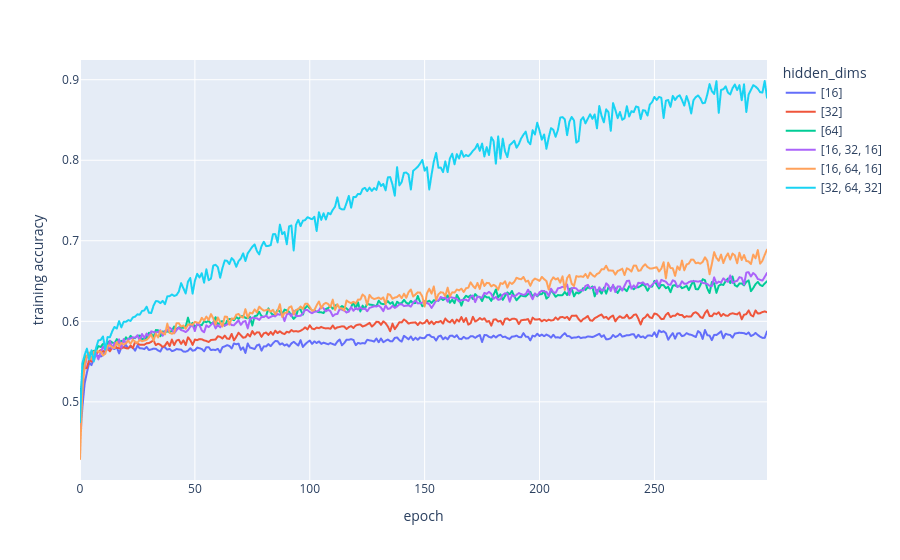
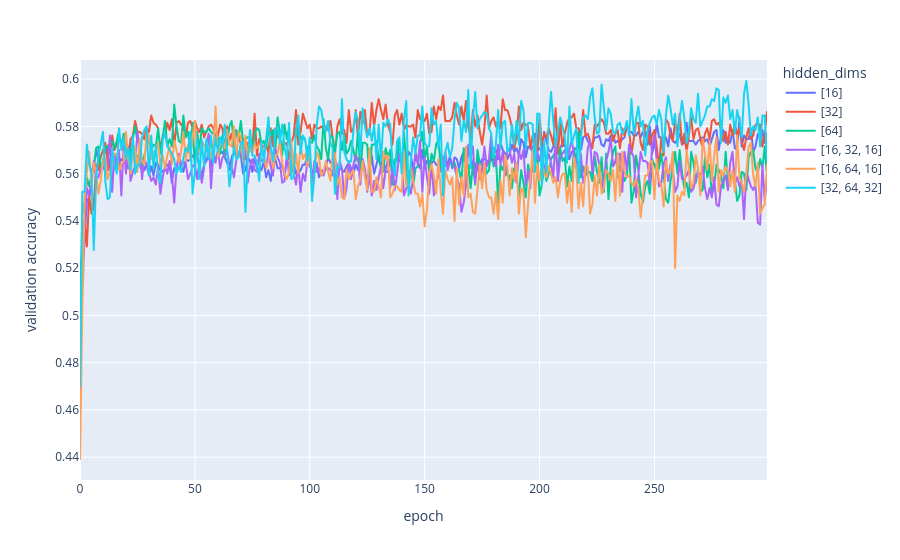

The code cell stored with these charts, in order, in its notebook:
### Code cell
train_and_plot(
    [
        {"hidden_dims": [16]},
        {"hidden_dims": [32]},
        {"hidden_dims": [64]},
        {"hidden_dims": [16, 32, 16]},
        {"hidden_dims": [16, 64, 16]},
        {"hidden_dims": [32, 64, 32]}
    ],
    "hidden_dims"
)

### Figure 1 — Plotly figure (JSON) as saved in the notebook; plotly's stock layout.template omitted (floating-point values rounded to 4 significant figures; data arrays with more than 128 entries replaced by an {"elided": "..."} marker saying what was removed)
{"data": [{"hovertemplate": "hidden_dims=[16]<br>epoch=%{x}<br>training accuracy=%{y}<extra></extra>", "legendgroup": "[16]", "line": {"color": "#636efa", "dash": "solid"}, "marker": {"symbol": "circle"}, "mode": "lines", "name": "[16]", "showlegend": true, "type": "scattergl", "x": {"elided": "300 int values"}, "xaxis": "x", "y": {"elided": "300 float values"}, "yaxis": "y"}, {"hovertemplate": "hidden_dims=[32]<br>epoch=%{x}<br>training accuracy=%{y}<extra></extra>", "legendgroup": "[32]", "line": {"color": "#EF553B", "dash": "solid"}, "marker": {"symbol": "circle"}, "mode": "lines", "name": "[32]", "showlegend": true, "type": "scattergl", "x": {"elided": "300 int values"}, "xaxis": "x", "y": {"elided": "300 float values"}, "yaxis": "y"}, {"hovertemplate": "hidden_dims=[64]<br>epoch=%{x}<br>training accuracy=%{y}<extra></extra>", "legendgroup": "[64]", "line": {"color": "#00cc96", "dash": "solid"}, "marker": {"symbol": "circle"}, "mode": "lines", "name": "[64]", "showlegend": true, "type": "scattergl", "x": {"elided": "300 int values"}, "xaxis": "x", "y": {"elided": "300 float values"}, "yaxis": "y"}, {"hovertemplate": "hidden_dims=[16, 32, 16]<br>epoch=%{x}<br>training accuracy=%{y}<extra></extra>", "legendgroup": "[16, 32, 16]", "line": {"color": "#ab63fa", "dash": "solid"}, "marker": {"symbol": "circle"}, "mode": "lines", "name": "[16, 32, 16]", "showlegend": true, "type": "scattergl", "x": {"elided": "300 int values"}, "xaxis": "x", "y": {"elided": "300 float values"}, "yaxis": "y"}, {"hovertemplate": "hidden_dims=[16, 64, 16]<br>epoch=%{x}<br>training accuracy=%{y}<extra></extra>", "legendgroup": "[16, 64, 16]", "line": {"color": "#FFA15A", "dash": "solid"}, "marker": {"symbol": "circle"}, "mode": "lines", "name": "[16, 64, 16]", "showlegend": true, "type": "scattergl", "x": {"elided": "300 int values"}, "xaxis": "x", "y": {"elided": "300 float values"}, "yaxis": "y"}, {"hovertemplate": "hidden_dims=[32, 64, 32]<br>epoch=%{x}<br>training accuracy=%{y}<extra></extra>", "legendgroup": "[32, 64, 32]", "line": {"color": "#19d3f3", "dash": "solid"}, "marker": {"symbol": "circle"}, "mode": "lines", "name": "[32, 64, 32]", "showlegend": true, "type": "scattergl", "x": {"elided": "300 int values"}, "xaxis": "x", "y": {"elided": "300 float values"}, "yaxis": "y"}], "layout": {"legend": {"title": {"text": "hidden_dims"}, "tracegroupgap": 0}, "margin": {"t": 60}, "xaxis": {"anchor": "y", "domain": [0, 1], "title": {"text": "epoch"}}, "yaxis": {"anchor": "x", "domain": [0, 1], "title": {"text": "training accuracy"}}}}

### Figure 2 — Plotly figure (JSON) as saved in the notebook; plotly's stock layout.template omitted (floating-point values rounded to 4 significant figures; data arrays with more than 128 entries replaced by an {"elided": "..."} marker saying what was removed)
{"data": [{"hovertemplate": "hidden_dims=[16]<br>epoch=%{x}<br>validation accuracy=%{y}<extra></extra>", "legendgroup": "[16]", "line": {"color": "#636efa", "dash": "solid"}, "marker": {"symbol": "circle"}, "mode": "lines", "name": "[16]", "showlegend": true, "type": "scattergl", "x": {"elided": "300 int values"}, "xaxis": "x", "y": {"elided": "300 float values"}, "yaxis": "y"}, {"hovertemplate": "hidden_dims=[32]<br>epoch=%{x}<br>validation accuracy=%{y}<extra></extra>", "legendgroup": "[32]", "line": {"color": "#EF553B", "dash": "solid"}, "marker": {"symbol": "circle"}, "mode": "lines", "name": "[32]", "showlegend": true, "type": "scattergl", "x": {"elided": "300 int values"}, "xaxis": "x", "y": {"elided": "300 float values"}, "yaxis": "y"}, {"hovertemplate": "hidden_dims=[64]<br>epoch=%{x}<br>validation accuracy=%{y}<extra></extra>", "legendgroup": "[64]", "line": {"color": "#00cc96", "dash": "solid"}, "marker": {"symbol": "circle"}, "mode": "lines", "name": "[64]", "showlegend": true, "type": "scattergl", "x": {"elided": "300 int values"}, "xaxis": "x", "y": {"elided": "300 float values"}, "yaxis": "y"}, {"hovertemplate": "hidden_dims=[16, 32, 16]<br>epoch=%{x}<br>validation accuracy=%{y}<extra></extra>", "legendgroup": "[16, 32, 16]", "line": {"color": "#ab63fa", "dash": "solid"}, "marker": {"symbol": "circle"}, "mode": "lines", "name": "[16, 32, 16]", "showlegend": true, "type": "scattergl", "x": {"elided": "300 int values"}, "xaxis": "x", "y": {"elided": "300 float values"}, "yaxis": "y"}, {"hovertemplate": "hidden_dims=[16, 64, 16]<br>epoch=%{x}<br>validation accuracy=%{y}<extra></extra>", "legendgroup": "[16, 64, 16]", "line": {"color": "#FFA15A", "dash": "solid"}, "marker": {"symbol": "circle"}, "mode": "lines", "name": "[16, 64, 16]", "showlegend": true, "type": "scattergl", "x": {"elided": "300 int values"}, "xaxis": "x", "y": {"elided": "300 float values"}, "yaxis": "y"}, {"hovertemplate": "hidden_dims=[32, 64, 32]<br>epoch=%{x}<br>validation accuracy=%{y}<extra></extra>", "legendgroup": "[32, 64, 32]", "line": {"color": "#19d3f3", "dash": "solid"}, "marker": {"symbol": "circle"}, "mode": "lines", "name": "[32, 64, 32]", "showlegend": true, "type": "scattergl", "x": {"elided": "300 int values"}, "xaxis": "x", "y": {"elided": "300 float values"}, "yaxis": "y"}], "layout": {"legend": {"title": {"text": "hidden_dims"}, "tracegroupgap": 0}, "margin": {"t": 60}, "xaxis": {"anchor": "y", "domain": [0, 1], "title": {"text": "epoch"}}, "yaxis": {"anchor": "x", "domain": [0, 1], "title": {"text": "validation accuracy"}}}}
